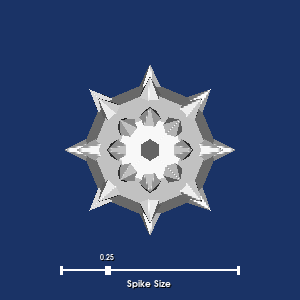

Write Python code to recreate this figure.
#!/usr/bin/env python
# Demonstrate vtkSliderWidget with a 2D representation controlling glyph scale on a mace geometry.

import vtkmodules.vtkInteractionStyle  # noqa: F401
import vtkmodules.vtkRenderingFreeType  # noqa: F401
import vtkmodules.vtkRenderingOpenGL2  # noqa: F401

from vtkmodules.vtkFiltersCore import vtkAppendPolyData, vtkGlyph3D
from vtkmodules.vtkFiltersSources import (
    vtkConeSource,
    vtkSphereSource,
)
from vtkmodules.vtkInteractionWidgets import (
    vtkSliderRepresentation2D,
    vtkSliderWidget,
)
from vtkmodules.vtkRenderingCore import (
    vtkPolyDataMapper,
    vtkRenderWindow,
    vtkRenderWindowInteractor,
    vtkRenderer,
)
from vtkmodules.vtkRenderingLOD import vtkLODActor

# Sources
sphere_source = vtkSphereSource()

cone_source = vtkConeSource()

# Filters
glyph = vtkGlyph3D()
glyph.SetInputConnection(sphere_source.GetOutputPort())
glyph.SetSourceConnection(cone_source.GetOutputPort())
glyph.SetVectorModeToUseNormal()
glyph.SetScaleModeToScaleByVector()
glyph.SetScaleFactor(0.25)

append_filter = vtkAppendPolyData()
append_filter.AddInputConnection(glyph.GetOutputPort())
append_filter.AddInputConnection(sphere_source.GetOutputPort())

# Mapper + Actor
mace_mapper = vtkPolyDataMapper()
mace_mapper.SetInputConnection(append_filter.GetOutputPort())

mace_actor = vtkLODActor()
mace_actor.SetMapper(mace_mapper)
mace_actor.VisibilityOn()
mace_actor.SetPosition(1, 1, 1)

# Renderer
renderer = vtkRenderer()
renderer.AddActor(mace_actor)
renderer.SetBackground(0.1, 0.2, 0.4)

# Render window
render_window = vtkRenderWindow()
render_window.AddRenderer(renderer)
render_window.SetWindowName("slider widget2d")
render_window.SetMultiSamples(0)
render_window.SetSize(300, 300)

# Interactor
interactor = vtkRenderWindowInteractor()
interactor.SetRenderWindow(render_window)


# Callback updates glyph scale factor from slider value
def slider_callback(caller, event_string):
    value = caller.GetRepresentation().GetValue()
    glyph.SetScaleFactor(value)


# Widget
slider_rep = vtkSliderRepresentation2D()
slider_rep.SetValue(0.25)
slider_rep.SetTitleText("Spike Size")
slider_rep.GetPoint1Coordinate().SetCoordinateSystemToNormalizedDisplay()
slider_rep.GetPoint1Coordinate().SetValue(0.2, 0.1)
slider_rep.GetPoint2Coordinate().SetCoordinateSystemToNormalizedDisplay()
slider_rep.GetPoint2Coordinate().SetValue(0.8, 0.1)
slider_rep.SetSliderLength(0.02)
slider_rep.SetSliderWidth(0.03)
slider_rep.SetEndCapLength(0.01)
slider_rep.SetEndCapWidth(0.03)
slider_rep.SetTubeWidth(0.005)

slider_widget = vtkSliderWidget()
slider_widget.SetInteractor(interactor)
slider_widget.SetRepresentation(slider_rep)
slider_widget.SetAnimationModeToAnimate()
slider_widget.AddObserver("InteractionEvent", slider_callback)
slider_widget.EnabledOn()

# Scene
renderer.ResetCamera()

interactor.Initialize()
interactor.Start()
